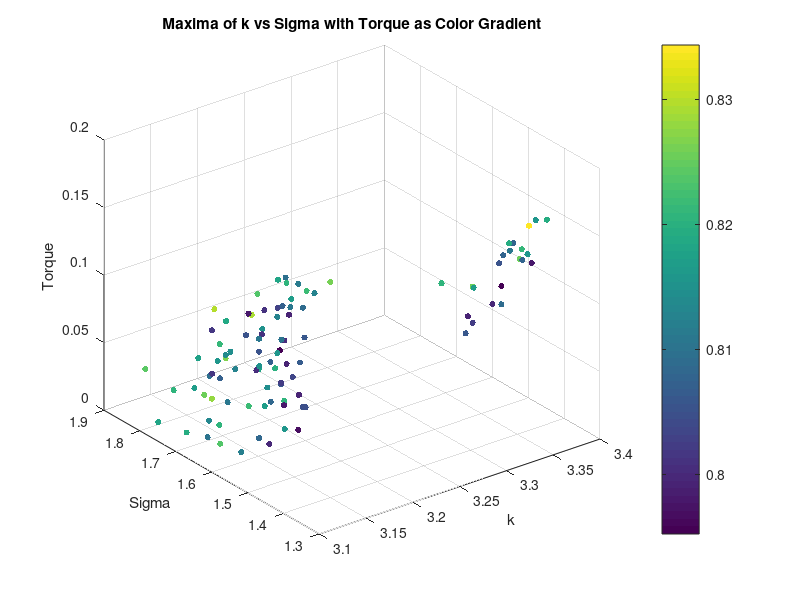
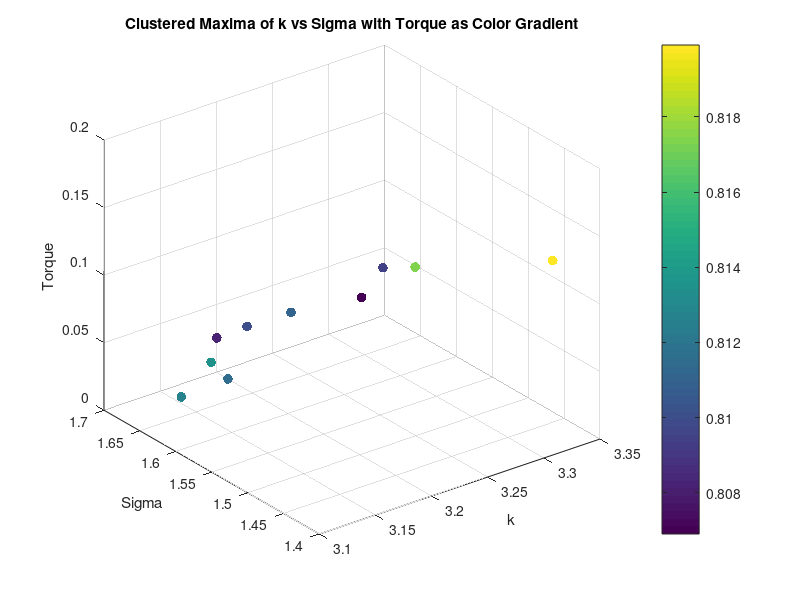
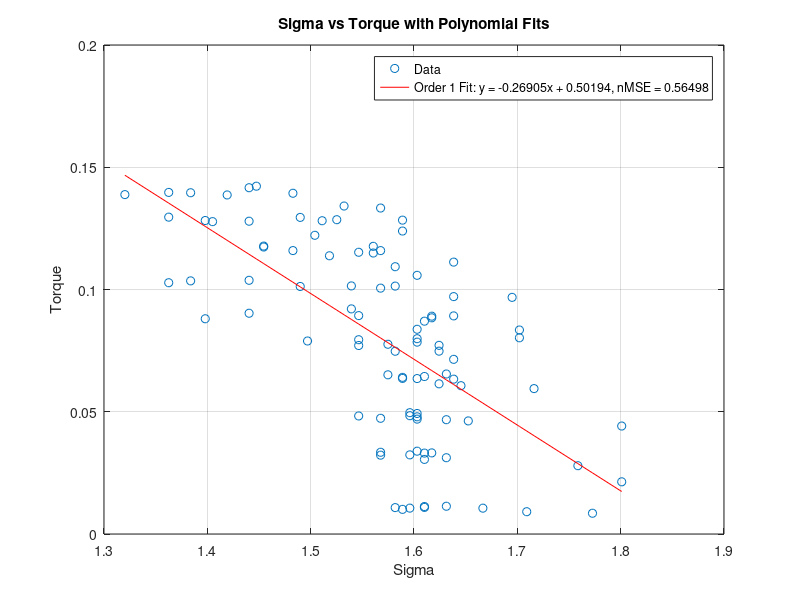
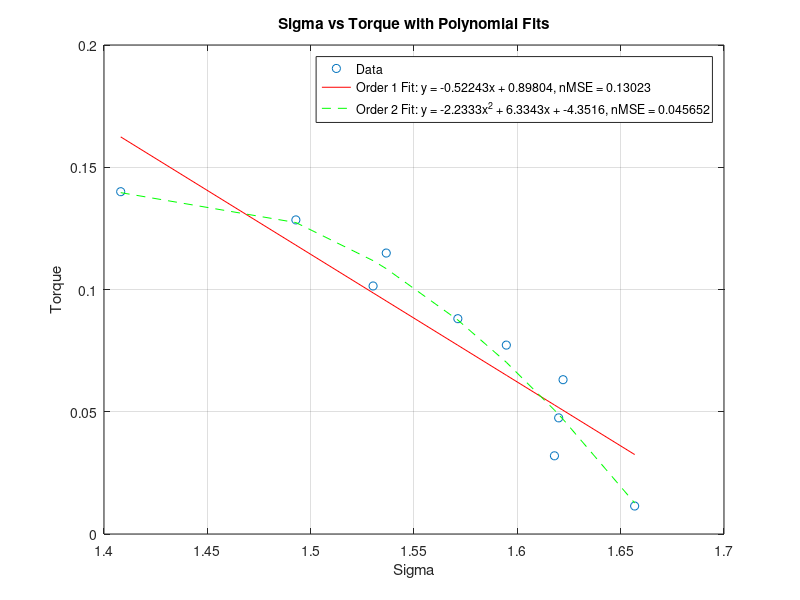

MATLAB code to generate these figures, in order:
clear all;
close all;

load('maxima_data.mat');
scatter3(maxima_k, maxima_sigma, torque_values, 20, maxima_corr, 'filled');
xlabel('k');
ylabel('Sigma');
zlabel('Torque');
title('Maxima of k vs Sigma with Torque as Color Gradient');
colorbar;
grid on;

% K means clustering of torque into 10 clusters, taking mean of each cluster k, sigma and corr too
[cluster_idx, cluster_centers] = kmeans(torque_values', 10);
% Take the mean of each cluster
torque_means = zeros(10, 1);
sigma_means = zeros(10, 1);
k_means = zeros(10, 1);
corr_means = zeros(10, 1);
for i = 1:10
    torque_means(i) = mean(torque_values(cluster_idx == i));
    sigma_means(i) = mean(maxima_sigma(cluster_idx == i));
    k_means(i) = mean(maxima_k(cluster_idx == i));
    corr_means(i) = mean(maxima_corr(cluster_idx == i));
end

% Plot the clusters
figure;
scatter3(k_means, sigma_means, torque_means, 50, corr_means, 'filled');
xlabel('k');
ylabel('Sigma');
zlabel('Torque');
title('Clustered Maxima of k vs Sigma with Torque as Color Gradient');
colorbar;
grid on;

% Ensure data is sorted for polyfit
[sigma_sorted, sort_idx] = sort(maxima_sigma);
torque_sorted = torque_values(sort_idx);

% Display correlation between torque and sigma
disp('Correlation between Torque and Sigma:');
disp(corr(torque_sorted', sigma_sorted'));
% Display correlation between torque and sigma^2
disp('Correlation between Torque and Sigma^2:');
disp(corr(torque_sorted', sigma_sorted'.^2));

% Polyfit for sigma vs torque (order 1 and 2)
p1_sigma = polyfit(sigma_sorted, torque_sorted, 1);

% Calculate fitted values and normalized MSE for sigma vs torque
fitted_torque_p1_sigma = polyval(p1_sigma, sigma_sorted);
mse_p1_sigma = mean((torque_sorted - fitted_torque_p1_sigma).^2);
nmse_p1_sigma = mse_p1_sigma / var(torque_sorted);

% Display results for sigma vs torque
disp('Sigma vs Torque:');
disp(['Order 1 nMSE: ', num2str(nmse_p1_sigma)]);

%display correlation between torque and sigma

% Plot for sigma vs torque with polynomial fits (first instance)
figure;
plot(sigma_sorted, torque_sorted, 'o', 'DisplayName', 'Data');
hold on;
plot(sigma_sorted, fitted_torque_p1_sigma, '-r', 'DisplayName', ...
    ['Order 1 Fit: y = ', num2str(p1_sigma(1)), 'x + ', num2str(p1_sigma(2)), ...
    ', nMSE = ', num2str(nmse_p1_sigma)]);
xlabel('Sigma');
ylabel('Torque');
title('Sigma vs Torque with Polynomial Fits');
legend('show');
grid on;


% Ensure data is sorted for polyfit
[sigma_sorted, sort_idx] = sort(sigma_means);
torque_sorted = torque_means(sort_idx);

%Display correlation between torque and sigma
disp('Correlation between Torque and Sigma:');
disp(corr(torque_sorted', sigma_sorted'));

%Display correlation between torque and sigma^2
disp('Correlation between Torque and Sigma^2:');
disp(corr(torque_sorted', sigma_sorted'.^2));

% Polyfit for sigma vs torque (order 1 and 2)
p1_sigma = polyfit(sigma_sorted, torque_sorted, 1);
p2_sigma = polyfit(sigma_sorted, torque_sorted, 2);

% Calculate fitted values and normalized MSE for sigma vs torque
fitted_torque_p1_sigma = polyval(p1_sigma, sigma_sorted);
fitted_torque_p2_sigma = polyval(p2_sigma, sigma_sorted);
mse_p1_sigma = mean((torque_sorted - fitted_torque_p1_sigma).^2);
mse_p2_sigma = mean((torque_sorted - fitted_torque_p2_sigma).^2);
nmse_p1_sigma = mse_p1_sigma / var(torque_sorted);
nmse_p2_sigma = mse_p2_sigma / var(torque_sorted);

% Display results for sigma vs torque
disp('Sigma vs Torque:');
disp(['Order 1 nMSE: ', num2str(nmse_p1_sigma)]);
disp(['Order 2 nMSE: ', num2str(nmse_p2_sigma)]);


% Plot for sigma vs torque with polynomial fits (second instance)
figure;
plot(sigma_sorted, torque_sorted, 'o', 'DisplayName', 'Data');
hold on;
plot(sigma_sorted, fitted_torque_p1_sigma, '-r', 'DisplayName', ...
    ['Order 1 Fit: y = ', num2str(p1_sigma(1)), 'x + ', num2str(p1_sigma(2)), ...
    ', nMSE = ', num2str(nmse_p1_sigma)]);
plot(sigma_sorted, fitted_torque_p2_sigma, '--g', 'DisplayName', ...
    ['Order 2 Fit: y = ', num2str(p2_sigma(1)), 'x^2 + ', num2str(p2_sigma(2)), ...
    'x + ', num2str(p2_sigma(3)), ', nMSE = ', num2str(nmse_p2_sigma)]);
xlabel('Sigma');
ylabel('Torque');
title('Sigma vs Torque with Polynomial Fits');
legend('show');
grid on;
